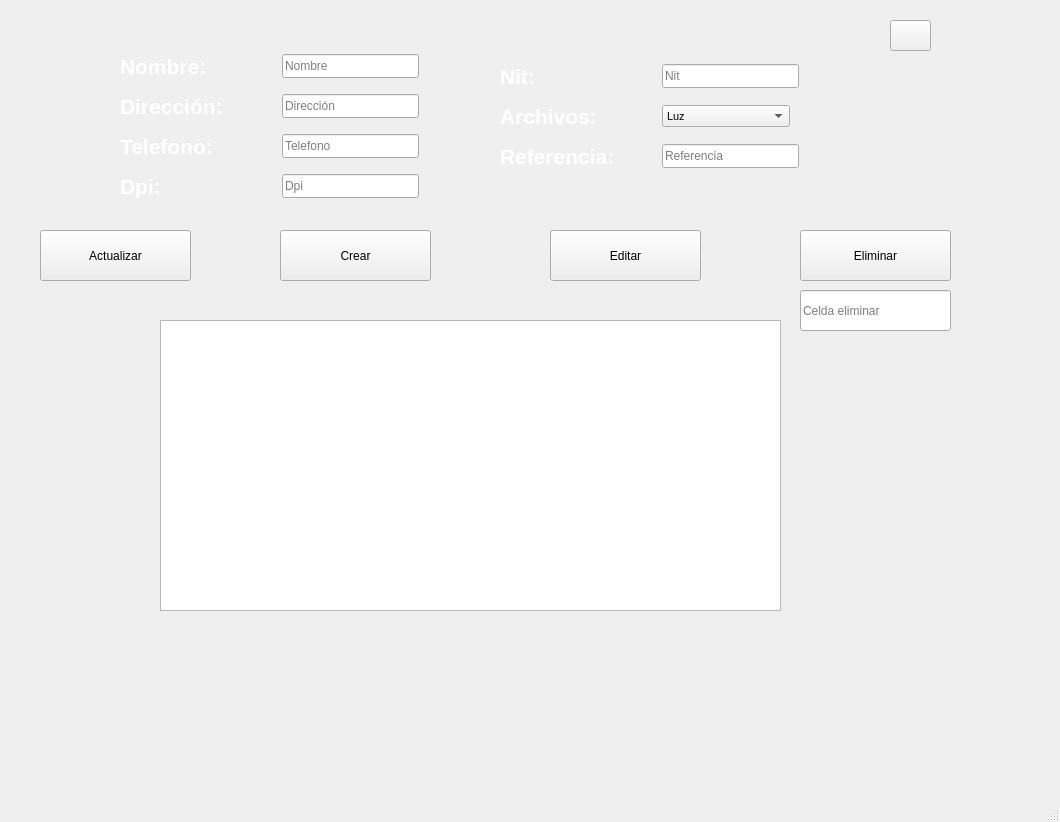
<?xml version="1.0" encoding="UTF-8"?>
<ui version="4.0">
 <class>Crear_Window</class>
 <widget class="QMainWindow" name="Crear_Window">
  <property name="geometry">
   <rect>
    <x>0</x>
    <y>0</y>
    <width>1060</width>
    <height>822</height>
   </rect>
  </property>
  <property name="windowTitle">
   <string>MainWindow</string>
  </property>
  <widget class="QWidget" name="centralwidget">
   <widget class="QLineEdit" name="txt_name">
    <property name="geometry">
     <rect>
      <x>282</x>
      <y>54</y>
      <width>137</width>
      <height>24</height>
     </rect>
    </property>
    <property name="layoutDirection">
     <enum>Qt::LeftToRight</enum>
    </property>
    <property name="placeholderText">
     <string>Nombre</string>
    </property>
   </widget>
   <widget class="QLineEdit" name="txt_dic">
    <property name="geometry">
     <rect>
      <x>282</x>
      <y>94</y>
      <width>137</width>
      <height>24</height>
     </rect>
    </property>
    <property name="placeholderText">
     <string>Dirección</string>
    </property>
   </widget>
   <widget class="QLineEdit" name="txt_phone">
    <property name="geometry">
     <rect>
      <x>282</x>
      <y>134</y>
      <width>137</width>
      <height>24</height>
     </rect>
    </property>
    <property name="placeholderText">
     <string>Telefono</string>
    </property>
   </widget>
   <widget class="QLineEdit" name="txt_dpi">
    <property name="geometry">
     <rect>
      <x>282</x>
      <y>174</y>
      <width>137</width>
      <height>24</height>
     </rect>
    </property>
    <property name="layoutDirection">
     <enum>Qt::LeftToRight</enum>
    </property>
    <property name="placeholderText">
     <string>Dpi</string>
    </property>
   </widget>
   <widget class="QComboBox" name="eleccion">
    <property name="geometry">
     <rect>
      <x>662</x>
      <y>105</y>
      <width>128</width>
      <height>22</height>
     </rect>
    </property>
    <property name="font">
     <font>
      <pointsize>8</pointsize>
      <weight>50</weight>
      <bold>false</bold>
     </font>
    </property>
    <item>
     <property name="text">
      <string>Luz</string>
     </property>
    </item>
    <item>
     <property name="text">
      <string>Agua</string>
     </property>
    </item>
    <item>
     <property name="text">
      <string>Internet</string>
     </property>
    </item>
    <item>
     <property name="text">
      <string>Telefono</string>
     </property>
    </item>
    <item>
     <property name="text">
      <string>Estado de cuenta</string>
     </property>
    </item>
   </widget>
   <widget class="QLineEdit" name="txt_nit">
    <property name="geometry">
     <rect>
      <x>662</x>
      <y>64</y>
      <width>137</width>
      <height>24</height>
     </rect>
    </property>
    <property name="placeholderText">
     <string>Nit</string>
    </property>
   </widget>
   <widget class="QLineEdit" name="txt_ref">
    <property name="geometry">
     <rect>
      <x>662</x>
      <y>144</y>
      <width>137</width>
      <height>24</height>
     </rect>
    </property>
    <property name="placeholderText">
     <string>Referencia</string>
    </property>
   </widget>
   <widget class="QLabel" name="lbl_name">
    <property name="geometry">
     <rect>
      <x>120</x>
      <y>50</y>
      <width>119</width>
      <height>33</height>
     </rect>
    </property>
    <property name="font">
     <font>
      <pointsize>16</pointsize>
      <weight>75</weight>
      <bold>true</bold>
     </font>
    </property>
    <property name="text">
     <string>&lt;html&gt;&lt;head/&gt;&lt;body&gt;&lt;p&gt;&lt;span style=&quot; color:#ffffff;&quot;&gt;Nombre:&lt;/span&gt;&lt;/p&gt;&lt;/body&gt;&lt;/html&gt;</string>
    </property>
   </widget>
   <widget class="QLabel" name="lbl_dic">
    <property name="geometry">
     <rect>
      <x>120</x>
      <y>90</y>
      <width>136</width>
      <height>33</height>
     </rect>
    </property>
    <property name="font">
     <font>
      <pointsize>16</pointsize>
      <weight>75</weight>
      <bold>true</bold>
     </font>
    </property>
    <property name="text">
     <string>&lt;html&gt;&lt;head/&gt;&lt;body&gt;&lt;p&gt;&lt;span style=&quot; color:#ffffff;&quot;&gt;Dirección:&lt;/span&gt;&lt;/p&gt;&lt;/body&gt;&lt;/html&gt;</string>
    </property>
   </widget>
   <widget class="QLabel" name="lbl_phone">
    <property name="geometry">
     <rect>
      <x>120</x>
      <y>130</y>
      <width>128</width>
      <height>33</height>
     </rect>
    </property>
    <property name="font">
     <font>
      <pointsize>16</pointsize>
      <weight>75</weight>
      <bold>true</bold>
     </font>
    </property>
    <property name="text">
     <string>&lt;html&gt;&lt;head/&gt;&lt;body&gt;&lt;p&gt;&lt;span style=&quot; color:#ffffff;&quot;&gt;Telefono:&lt;/span&gt;&lt;/p&gt;&lt;/body&gt;&lt;/html&gt;</string>
    </property>
   </widget>
   <widget class="QLabel" name="lbl_dpi">
    <property name="geometry">
     <rect>
      <x>120</x>
      <y>170</y>
      <width>55</width>
      <height>33</height>
     </rect>
    </property>
    <property name="font">
     <font>
      <pointsize>16</pointsize>
      <weight>75</weight>
      <bold>true</bold>
     </font>
    </property>
    <property name="text">
     <string>&lt;html&gt;&lt;head/&gt;&lt;body&gt;&lt;p&gt;&lt;span style=&quot; color:#ffffff;&quot;&gt;Dpi:&lt;/span&gt;&lt;/p&gt;&lt;/body&gt;&lt;/html&gt;</string>
    </property>
   </widget>
   <widget class="QLabel" name="lbl_nit">
    <property name="geometry">
     <rect>
      <x>500</x>
      <y>60</y>
      <width>50</width>
      <height>33</height>
     </rect>
    </property>
    <property name="font">
     <font>
      <pointsize>16</pointsize>
      <weight>75</weight>
      <bold>true</bold>
     </font>
    </property>
    <property name="text">
     <string>&lt;html&gt;&lt;head/&gt;&lt;body&gt;&lt;p&gt;&lt;span style=&quot; color:#ffffff;&quot;&gt;Nit:&lt;/span&gt;&lt;/p&gt;&lt;/body&gt;&lt;/html&gt;</string>
    </property>
   </widget>
   <widget class="QLabel" name="lbl_archivos">
    <property name="geometry">
     <rect>
      <x>500</x>
      <y>100</y>
      <width>126</width>
      <height>33</height>
     </rect>
    </property>
    <property name="font">
     <font>
      <pointsize>16</pointsize>
      <weight>75</weight>
      <bold>true</bold>
     </font>
    </property>
    <property name="text">
     <string>&lt;html&gt;&lt;head/&gt;&lt;body&gt;&lt;p&gt;&lt;span style=&quot; color:#ffffff;&quot;&gt;Archivos:&lt;/span&gt;&lt;/p&gt;&lt;/body&gt;&lt;/html&gt;</string>
    </property>
   </widget>
   <widget class="QLabel" name="lbl_ref">
    <property name="geometry">
     <rect>
      <x>500</x>
      <y>140</y>
      <width>155</width>
      <height>33</height>
     </rect>
    </property>
    <property name="font">
     <font>
      <pointsize>16</pointsize>
      <weight>75</weight>
      <bold>true</bold>
     </font>
    </property>
    <property name="text">
     <string>&lt;html&gt;&lt;head/&gt;&lt;body&gt;&lt;p&gt;&lt;span style=&quot; color:#ffffff;&quot;&gt;Referencia:&lt;/span&gt;&lt;/p&gt;&lt;/body&gt;&lt;/html&gt;</string>
    </property>
   </widget>
   <widget class="QPushButton" name="btn_crear">
    <property name="geometry">
     <rect>
      <x>280</x>
      <y>230</y>
      <width>151</width>
      <height>51</height>
     </rect>
    </property>
    <property name="text">
     <string>Crear</string>
    </property>
   </widget>
   <widget class="QTableWidget" name="tableWidget">
    <property name="geometry">
     <rect>
      <x>160</x>
      <y>320</y>
      <width>621</width>
      <height>291</height>
     </rect>
    </property>
   </widget>
   <widget class="QPushButton" name="btn_editar">
    <property name="geometry">
     <rect>
      <x>550</x>
      <y>230</y>
      <width>151</width>
      <height>51</height>
     </rect>
    </property>
    <property name="text">
     <string>Editar</string>
    </property>
   </widget>
   <widget class="QPushButton" name="btn_actua">
    <property name="geometry">
     <rect>
      <x>40</x>
      <y>230</y>
      <width>151</width>
      <height>51</height>
     </rect>
    </property>
    <property name="text">
     <string>Actualizar</string>
    </property>
   </widget>
   <widget class="QPushButton" name="btn_crear_4">
    <property name="geometry">
     <rect>
      <x>800</x>
      <y>230</y>
      <width>151</width>
      <height>51</height>
     </rect>
    </property>
    <property name="text">
     <string>Eliminar</string>
    </property>
   </widget>
   <widget class="QLabel" name="label">
    <property name="geometry">
     <rect>
      <x>-20</x>
      <y>-140</y>
      <width>1031</width>
      <height>921</height>
     </rect>
    </property>
    <property name="cursor">
     <cursorShape>ArrowCursor</cursorShape>
    </property>
    <property name="layoutDirection">
     <enum>Qt::LeftToRight</enum>
    </property>
    <property name="styleSheet">
     <string notr="true">image: url(:/imagenes/fondo_proyecto.png);</string>
    </property>
    <property name="frameShadow">
     <enum>QFrame::Plain</enum>
    </property>
    <property name="text">
     <string/>
    </property>
    <property name="textFormat">
     <enum>Qt::AutoText</enum>
    </property>
    <property name="scaledContents">
     <bool>false</bool>
    </property>
    <property name="alignment">
     <set>Qt::AlignLeading|Qt::AlignLeft|Qt::AlignVCenter</set>
    </property>
    <property name="wordWrap">
     <bool>false</bool>
    </property>
    <property name="openExternalLinks">
     <bool>false</bool>
    </property>
   </widget>
   <widget class="QPushButton" name="btn_cerrar">
    <property name="geometry">
     <rect>
      <x>890</x>
      <y>20</y>
      <width>41</width>
      <height>31</height>
     </rect>
    </property>
    <property name="styleSheet">
     <string notr="true">image: url(:/imagenes/cerrar.png);</string>
    </property>
    <property name="text">
     <string/>
    </property>
   </widget>
   <widget class="QLineEdit" name="lnx_celda_eliminar">
    <property name="geometry">
     <rect>
      <x>800</x>
      <y>290</y>
      <width>151</width>
      <height>41</height>
     </rect>
    </property>
    <property name="placeholderText">
     <string>Celda eliminar</string>
    </property>
   </widget>
   <zorder>label</zorder>
   <zorder>txt_name</zorder>
   <zorder>txt_dic</zorder>
   <zorder>txt_phone</zorder>
   <zorder>txt_dpi</zorder>
   <zorder>eleccion</zorder>
   <zorder>txt_nit</zorder>
   <zorder>txt_ref</zorder>
   <zorder>lbl_name</zorder>
   <zorder>lbl_dic</zorder>
   <zorder>lbl_phone</zorder>
   <zorder>lbl_dpi</zorder>
   <zorder>lbl_nit</zorder>
   <zorder>lbl_archivos</zorder>
   <zorder>lbl_ref</zorder>
   <zorder>btn_crear</zorder>
   <zorder>tableWidget</zorder>
   <zorder>btn_editar</zorder>
   <zorder>btn_actua</zorder>
   <zorder>btn_crear_4</zorder>
   <zorder>btn_cerrar</zorder>
   <zorder>lnx_celda_eliminar</zorder>
  </widget>
  <widget class="QStatusBar" name="statusbar"/>
 </widget>
 <resources>
  <include location="../imagenes/imagenes.qrc"/>
 </resources>
 <connections/>
</ui>
